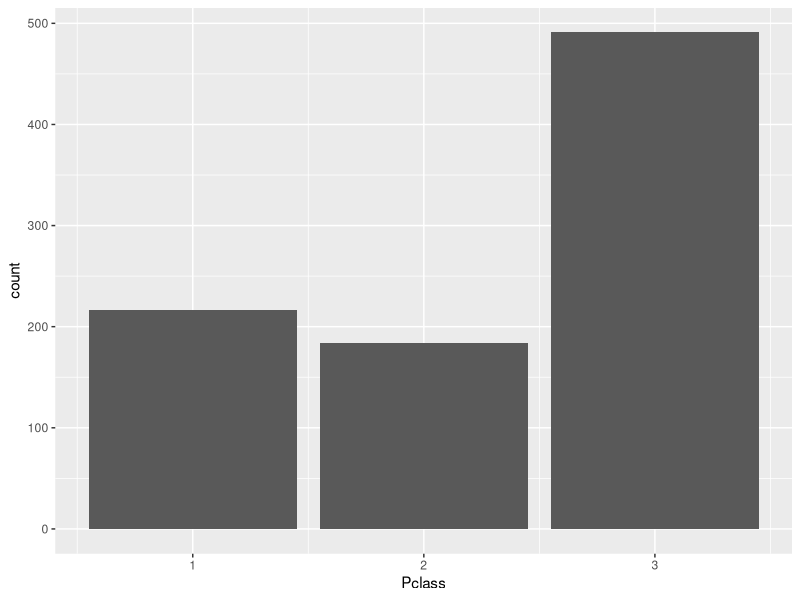
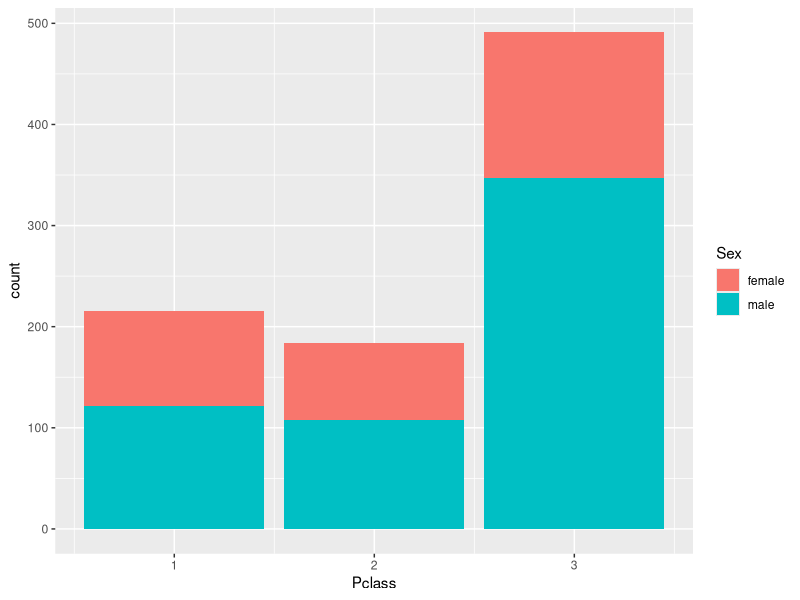
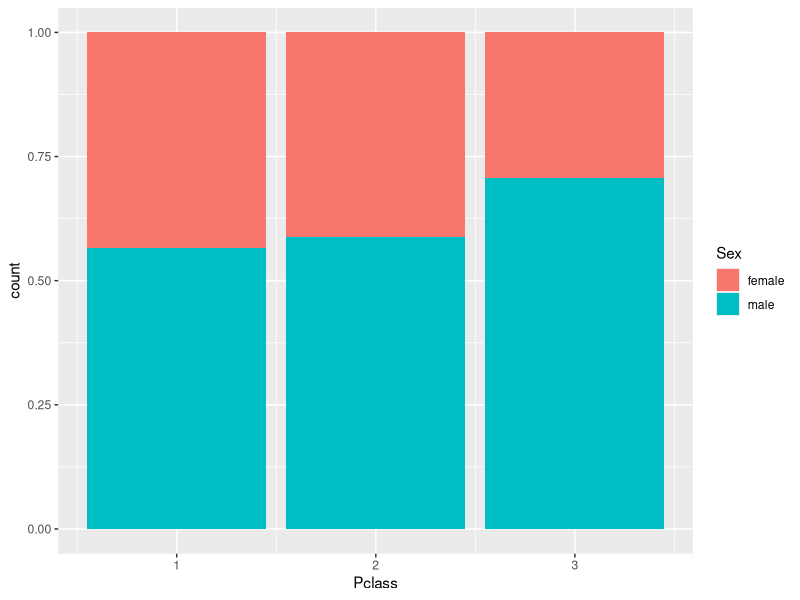
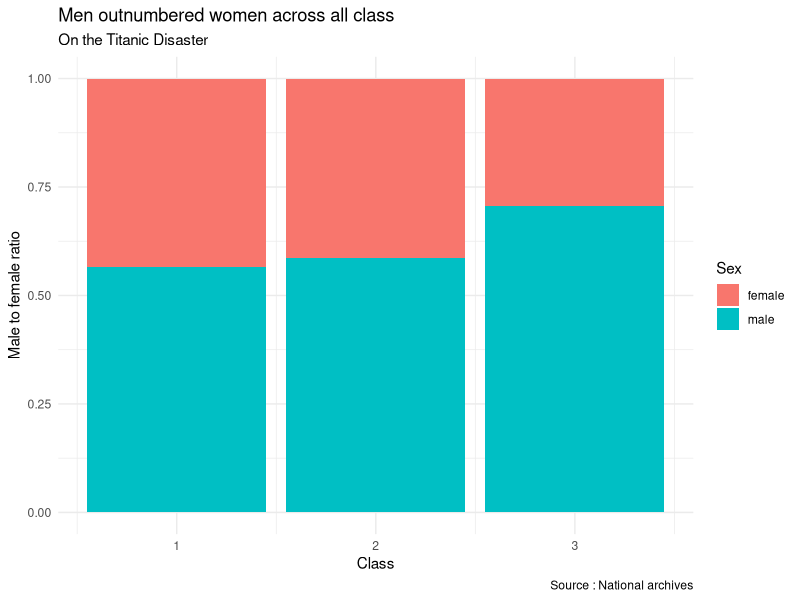
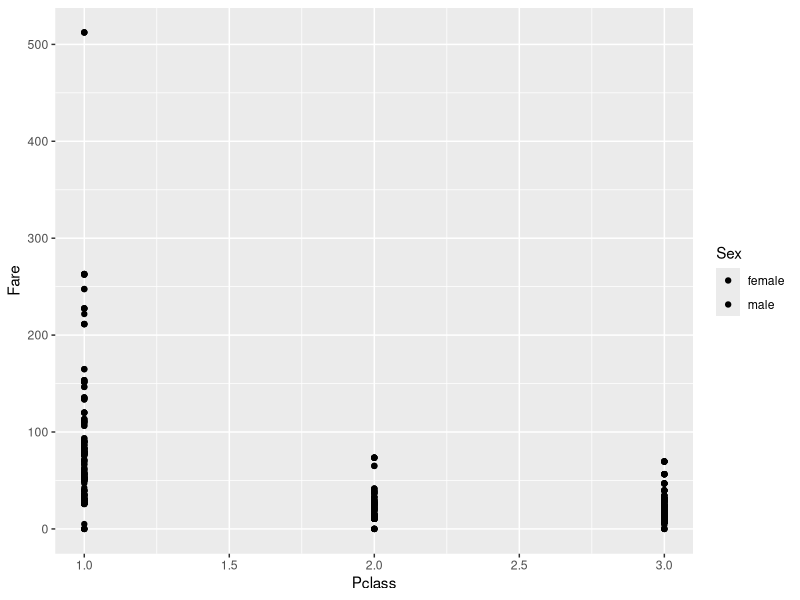
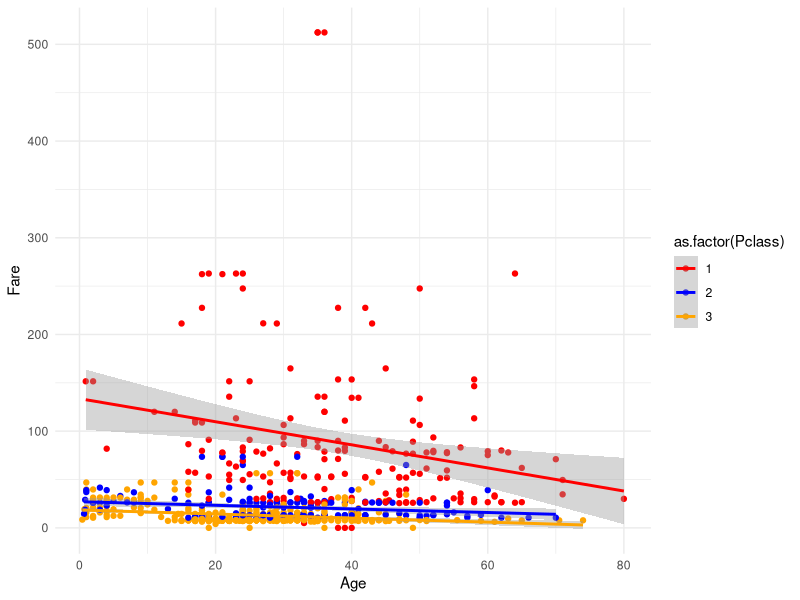

Here is the R script that generated these plots, in order:
# Introduction to data science with applications in R and git
# University of Manchester 
# Tutorial led by Tom Franklin, 06/02/2019

####
# Tutorial 1 Code ----
# 1. Install and load libraries
# 2. Load data 
# 3. Data manipulation with dplyr
# 4. Data summarisation 
# 5. Graphics with ggplot2 

####
# 1. Install and load libraries ----

# Installing R packages
install.packages("tidyverse")

# Loading R packages
library("tidyverse")

# Tasks: 
# How would I install the skimr package? 
# How would I load the skimr package? 
# Do the same for following packages:
# `skimr`, `RColorBrewer` and `ggthemes` 

####
# 2. Load data ----
raw_data <- readr::read_csv("data/passenger_data.csv")

# This is equivilant but we don't use this! 
readr::read_csv("data/passenger_data.csv") -> raw_data 

# Quick glance at the data
# Installing R packages
install.packages("skimr")
library("skimr")
skimr::skim(raw_data)

####
# 3. Data manipulation with dplyr ----

# In words, can you explain what %>% stands for?   Answer is "Then"


# Selecting columns 

selected_data_1 <- raw_data %>%
  dplyr::select(Age,Sex) %>%
  dplyr::filter(Age > 1) 

# Task:

# i. Select Age and Sex columns only 
selected_data_1 <- raw_data %>%
  dplyr::select(Age,Sex) %>%
  filter(Age > 1)

# ii. Select all data apart from the Survived column
selected_data_2 <- raw_data %>%
  dplyr::select(-Survived)

# iii. Select the first three variables using numeric 
selected_data_2 <- raw_data %>%
  dplyr::select(1:3)

# Filtering data

# i. Filter data to keep only those where Pclass (passenger class) is equal to 1
selected_data_2 <- raw_data %>%
  dplyr::filter(Pclass==1)

# 11. Filter the data to keep only data where there's first 
#     class passengers and passengers are aged over 50
selected_data_2 <- raw_data %>%
  dplyr::filter(Pclass==1 & Age>50)

# iii. Filter data to keep only 2nd and 3rd Class passengers 
selected_data_2 <- raw_data %>%
  dplyr::filter(Pclass==2 | Pclass==3)  # | means "OR"

selected_data_2 %>%
  dplyr::distinct(Pclass==2)

# iv. Filter data for only those who Embarked n the journey from Cherbourg
selected_data_2 <- raw_data %>%
  dplyr::filter(Embarked=="C")

selected_data_3 <- raw_data %>%
  dplyr::filter(Pclass==1) %>%
  dplyr::select(Age,Name,Pclass)

# Renaming data

# i. Rename the Sex column to be Gender, 

# tip: rename(new_column_name = old_column_name)
renamed_data_1 <- raw_data %>%
  dplyr::rename(Room=Cabin)


# Arranging data

# i. Arrange the dataframe from low to high 
young_to_old <- raw_data %>%
  arrange((Age))

# ii. Arrange Fare data from high to low
low_to_high <- raw_data %>%
  arrange(desc(Fare))


# Make new variablea (mutate)

# i. Create a new variable called fare_in_dollars, multiplying the fare by a conversion rate of 1.37

# ii. Create an estimate of a passengers birth year by using their Age information!
date_birth <- raw_data%>%
  dplyr::mutate(date_birth = round(1912-Age))%>%
  arrange(date_birth)

# iii. Create a flag to indicate those who have an above average income (£29.70)
raw_data %>%
  dplyr::summarise(average_age = mean(Age, na.rm = TRUE))

raw_data %>%
  dplyr::group_by(Sex) %>%
  dplyr::summarise(average_age = mean(Age, na.rm = TRUE))

raw_data %>%
  dplyr::group_by(Sex) %>%
  dplyr::summarise(average_fare = mean(Fare, na.rm = TRUE))

raw_data %>%
  dplyr::group_by(Sex,Pclass) %>%
  dplyr::summarise(average_age = mean(Age, na.rm = TRUE))

# Summary statistics - refer to the booklet for tasks! 

data_with_flag <- raw_data %>%
  dplyr::mutate(above_average_age = ifelse(Age > 29.7 , 1 , 0))

# Recoding data 

# i. Recode the integer values of passenger classes to be "1st Class", "2nd Class" etc...

# Distinct data

# i. Get a distinct list of the Cabin names on the titanic 

# Advanced exercises 


####
# 4. Data summarisation (using base R syntax)

# Summary stats of passenger Sex
table(raw_data$Sex)

# Cross tabulation of passenger Sex and whether they Survived or not

# Proportion tables...

# Column sum table 

# Row sum table 

# 3 way cross tab breakdown by Passenger class, Sex and Survival status 

####
# 5. Graphics with ggplot2 ----

# Make your first ggplot2 bar chart! 
ggplot(data = raw_data, aes(x=Pclass)) + geom_bar() 

# Make a filled bar chart 
ggplot(data = raw_data, aes(x=Pclass, fill = Sex)) + geom_bar() 

ggplot(data = raw_data, aes(x=Pclass, fill = Sex)) + geom_bar(position = "fill") 

# Make a ggplot2 with a theme
ggplot(data = raw_data, aes(x=Pclass, fill = Sex)) + geom_bar(position = "fill") + 
  theme_minimal() + labs(title = "Men outnumbered women across all class",
                         subtitle = "On the Titanic Disaster",
                         x = "Class",
                         y = "Male to female ratio",
                         caption = "Source : National archives")

# Make a scatterplot
ggplot(data = raw_data, aes(x = Pclass, y = Fare, fill = Sex)) + geom_point() 

ggplot(data = raw_data, aes(x = Age, y = Fare, color = as.factor(Pclass))) +
  geom_point() +
  geom_smooth(method = "lm") + theme_minimal() +
  scale_color_manual(values = c("red","blue","orange"))
  

# Make an interactive scatterplot 
# - Note that you'll need the `ploty` package to do this!
